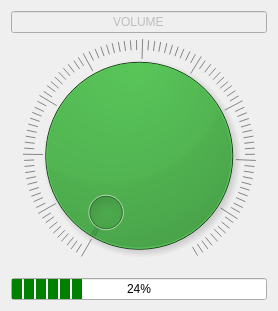
<?xml version="1.0" encoding="UTF-8"?>
<ui version="4.0">
 <class>VolumeDialog</class>
 <widget class="QDialog" name="VolumeDialog">
  <property name="geometry">
   <rect>
    <x>0</x>
    <y>0</y>
    <width>278</width>
    <height>311</height>
   </rect>
  </property>
  <property name="windowTitle">
   <string>Dialog</string>
  </property>
  <layout class="QVBoxLayout" name="verticalLayout">
   <item>
    <widget class="QLineEdit" name="lineEdit">
     <property name="enabled">
      <bool>false</bool>
     </property>
     <property name="text">
      <string>VOLUME</string>
     </property>
     <property name="alignment">
      <set>Qt::AlignCenter</set>
     </property>
     <property name="readOnly">
      <bool>true</bool>
     </property>
    </widget>
   </item>
   <item>
    <widget class="QDial" name="dial">
     <property name="styleSheet">
      <string notr="true"> background-color: green;
</string>
     </property>
     <property name="orientation">
      <enum>Qt::Horizontal</enum>
     </property>
     <property name="invertedAppearance">
      <bool>false</bool>
     </property>
     <property name="invertedControls">
      <bool>false</bool>
     </property>
     <property name="wrapping">
      <bool>false</bool>
     </property>
     <property name="notchTarget">
      <double>1.000000000000000</double>
     </property>
     <property name="notchesVisible">
      <bool>true</bool>
     </property>
    </widget>
   </item>
   <item>
    <widget class="QProgressBar" name="progressBar">
     <property name="styleSheet">
      <string notr="true">QProgressBar::chunk {
    background-color: green;
    width: 10px;
    margin: 0.5px;
}</string>
     </property>
     <property name="value">
      <number>24</number>
     </property>
     <property name="alignment">
      <set>Qt::AlignCenter</set>
     </property>
    </widget>
   </item>
  </layout>
 </widget>
 <resources/>
 <connections/>
</ui>
